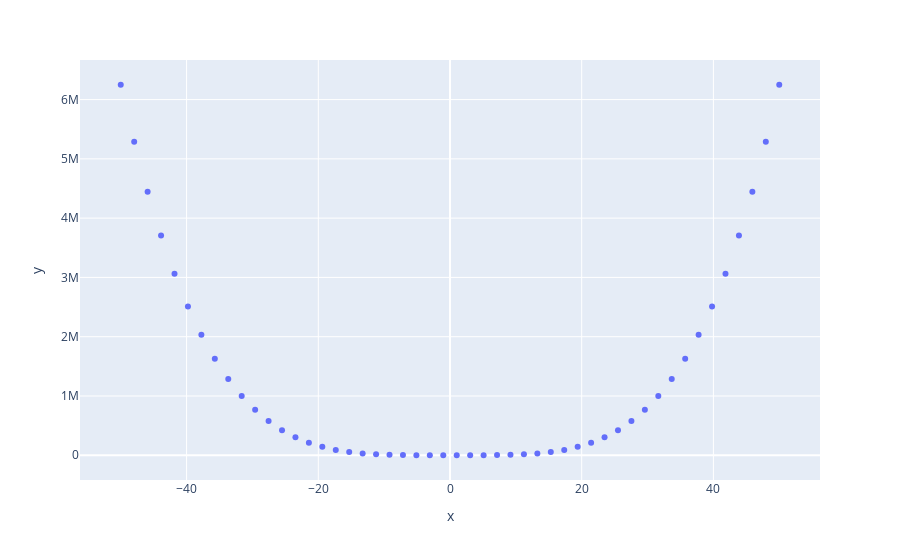

This figure's notebook cell:
### Code cell
import numpy as np
import plotly.express as px

# x-axis data points
x = np.linspace(start=-50, stop=50)

# y-axis data points
y = x ** 4

# define the plot
fig = px.scatter(x=x, y=y)

fig.show()

### Figure 1 — Plotly figure (JSON) as saved in the notebook; plotly's stock layout.template omitted (floating-point values rounded to 4 significant figures)
{"data": [{"hovertemplate": "x=%{x}<br>y=%{y}<extra></extra>", "legendgroup": "", "marker": {"color": "#636efa", "symbol": "circle"}, "mode": "markers", "name": "", "orientation": "v", "showlegend": false, "type": "scatter", "x": [-50, -47.96, -45.92, -43.88, -41.84, -39.8, -37.76, -35.71, -33.67, -31.63, -29.59, -27.55, -25.51, -23.47, -21.43, -19.39, -17.35, -15.31, -13.27, -11.22, -9.184, -7.143, -5.102, -3.061, -1.02, 1.02, 3.061, 5.102, 7.143, 9.184, 11.22, 13.27, 15.31, 17.35, 19.39, 21.43, 23.47, 25.51, 27.55, 29.59, 31.63, 33.67, 35.71, 37.76, 39.8, 41.84, 43.88, 45.92, 47.96, 50], "xaxis": "x", "y": [6250000, 5290000.0, 4446000.0, 3707000.0, 3064000.0, 2508000.0, 2032000.0, 1627000.0, 1286000.0, 1001000.0, 766800.0, 576200.0, 423500.0, 303400.0, 210800.0, 141300.0, 90550.0, 54890.0, 30960.0, 15870.0, 7113.0, 2603.0, 677.6, 87.82, 1.084, 1.084, 87.82, 677.6, 2603.0, 7113.0, 15870.0, 30960.0, 54890.0, 90550.0, 141300.0, 210800.0, 303400.0, 423500.0, 576200.0, 766800.0, 1001000.0, 1286000.0, 1627000.0, 2032000.0, 2508000.0, 3064000.0, 3707000.0, 4446000.0, 5290000.0, 6250000], "yaxis": "y"}], "layout": {"autosize": true, "legend": {"tracegroupgap": 0}, "margin": {"t": 60}, "xaxis": {"anchor": "y", "autorange": true, "domain": [0, 1], "range": [-56.22, 56.22], "title": {"text": "x"}, "type": "linear"}, "yaxis": {"anchor": "x", "autorange": true, "domain": [0, 1], "range": [-483900.0, 6734000.0], "title": {"text": "y"}, "type": "linear"}}}
